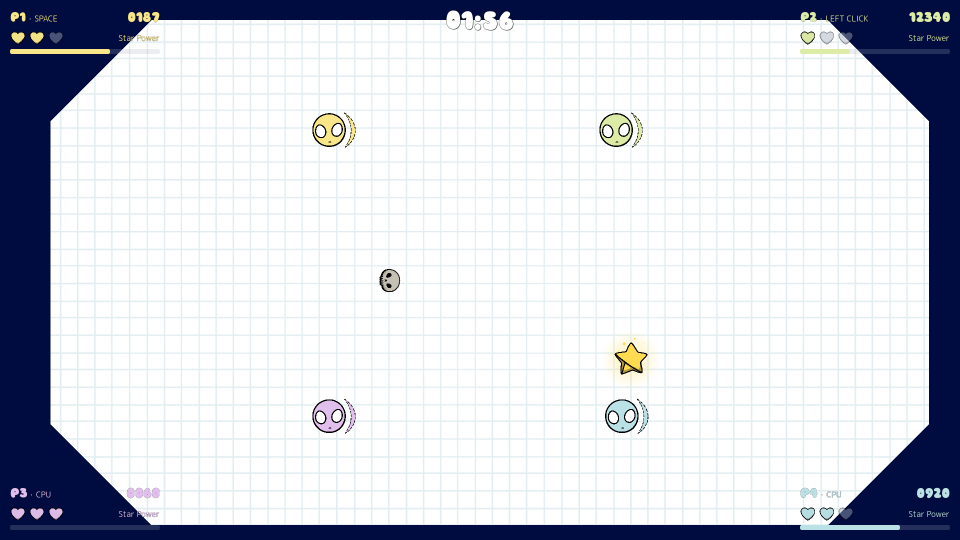
#> input picture docs/gameplay_hud/after/01_normal.png, 1920 x 1080 px, found by its file name (shown at 1/2 size)
$ python compare.py
#> lines starting #> are read from the running program, lines starting #| are printed output that depends on the picture
"""Place untouched gameplay screenshots beside each other; labels sit outside them."""
from pathlib import Path
from hashlib import sha256
from PIL import Image, ImageDraw, ImageFont

base = Path(__file__).resolve().parents[1]
font = ImageFont.truetype(str(base.parents[1] / 'HUD/MPLUSRounded1c.ttf'), 28)
checksums = []
for name in ('01_normal.png', '02_star_power.png', '03_hud.png'):
    paths = [base / phase / name for phase in ('before', 'after')]
    frames = [Image.open(path).convert('RGB') for path in paths]
#> frames = 2 items
    assert frames[0].size == frames[1].size == (1920, 1080)
    width, height = frames[0].size
#> width = 1920; height = 1080
    canvas = Image.new('RGB', (width * 2 + 16, height + 56), '#eeeae1')
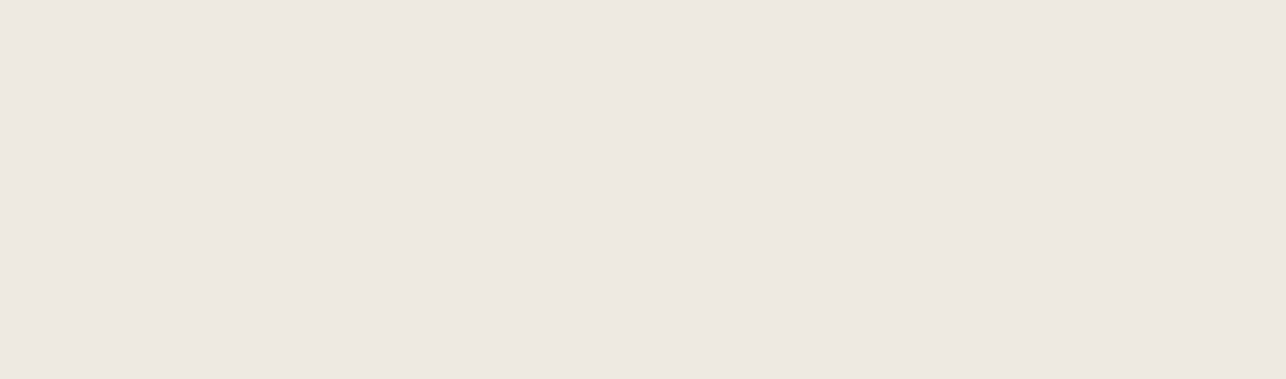
#> canvas: PIL image 3856x1136 RGB (shown at 1/3 size); mean R, G, B 238, 234, 225
    draw = ImageDraw.Draw(canvas)
    for index, (frame, label) in enumerate(zip(frames, ('BEFORE', 'AFTER'))):
        x = index * (width + 16)
        draw.text((x + 20, 8), label, font=font, fill='#171c30')
        canvas.paste(frame, (x, 56))
        assert canvas.crop((x, 56, x + width, 56 + height)).tobytes() == frame.tobytes()
#> this loop made 2 passes
#> (label, x) on passes 1 to 2: ('BEFORE', 0), ('AFTER', 1936)
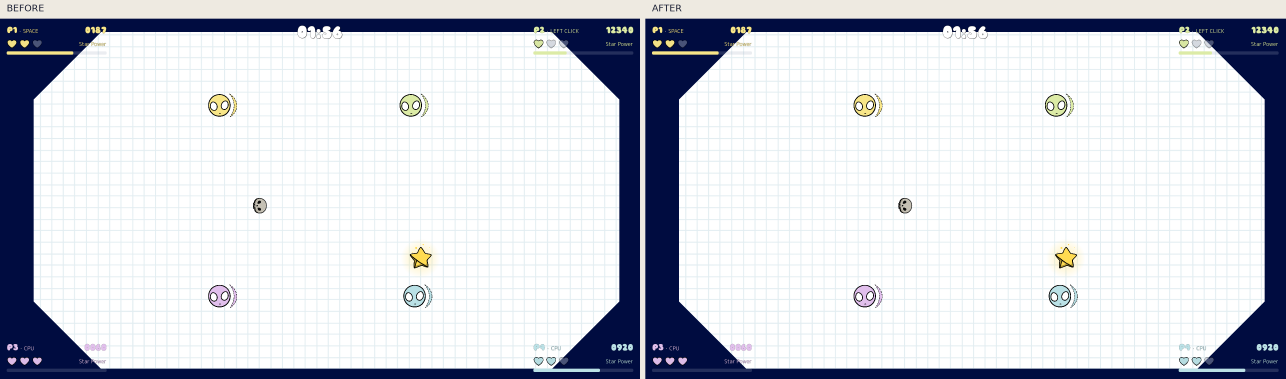
#> canvas: PIL image 3856x1136 RGB (shown at 1/3 size); mean R, G, B 206.5, 209.7, 217.8
    canvas.save(base / 'comparisons' / name)
    for path in paths:
        checksums.append(f'{sha256(path.read_bytes()).hexdigest()}  {path.relative_to(base)}')
#> pass 2 of the loop `for name in ('01_normal.png', '02_star_power.png', '03_hud.png'):`:
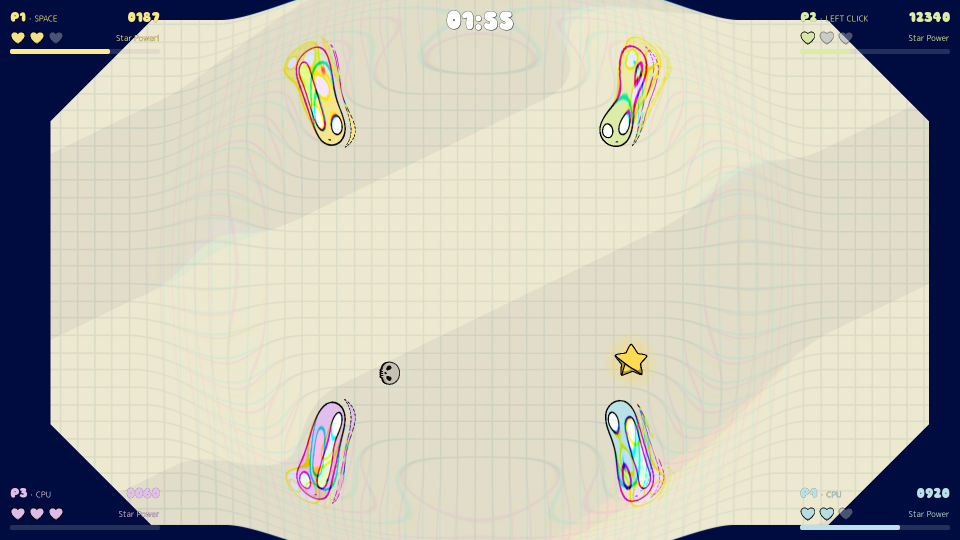
#> input picture docs/gameplay_hud/after/02_star_power.png, 1920 x 1080 px, found by its file name (shown at 1/2 size)
#> the loop `for index, (frame, label) in enumerate(zip(frames, ('BEFORE', 'AFTER')..` made 2 passes
#> after the loop `for index, (frame, label) in enumerate(zip(frames, ('BEFORE', 'AFTER')..`:
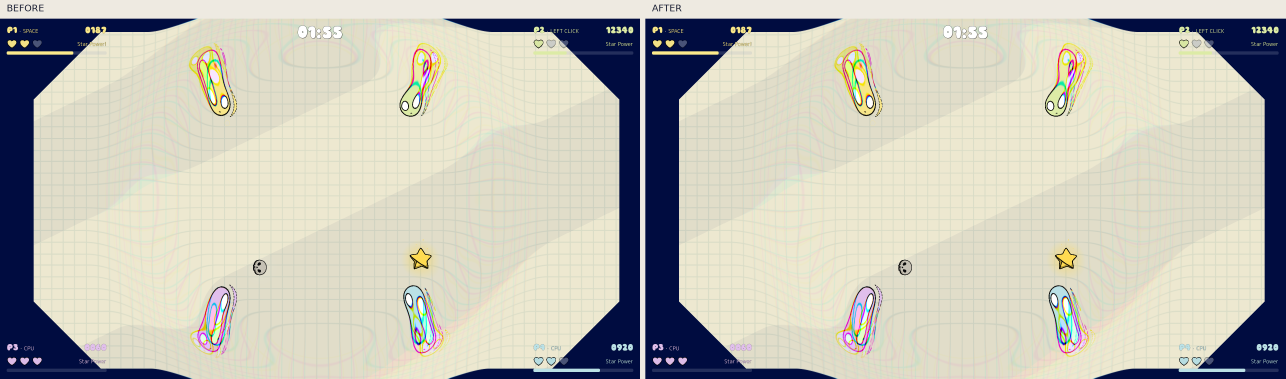
#> canvas: PIL image 3856x1136 RGB (shown at 1/3 size); mean R, G, B 194.8, 193.5, 182.7
#> pass 3 of the loop `for name in ('01_normal.png', '02_star_power.png', '03_hud.png'):`:
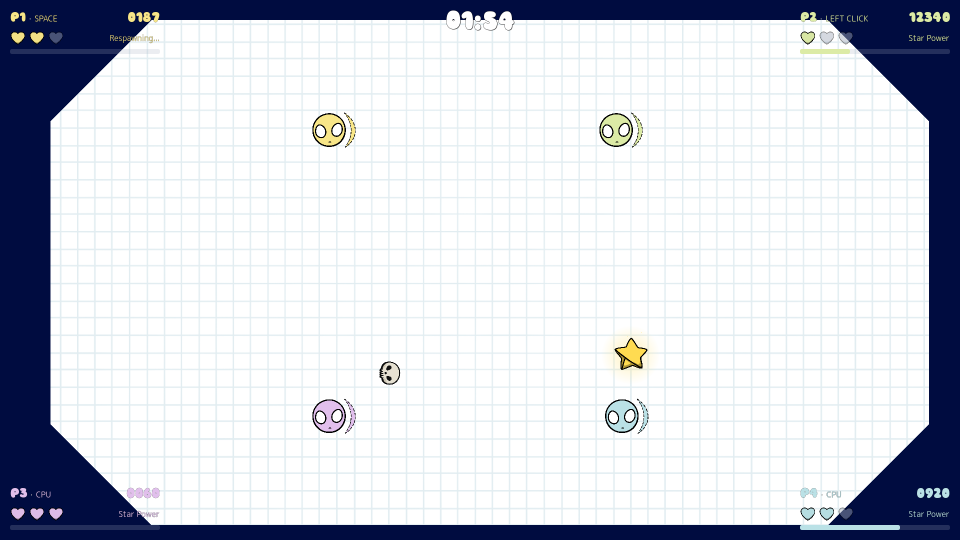
#> input picture docs/gameplay_hud/after/03_hud.png, 1920 x 1080 px, found by its file name (shown at 1/2 size)
#> after the loop `for index, (frame, label) in enumerate(zip(frames, ('BEFORE', 'AFTER')..`:
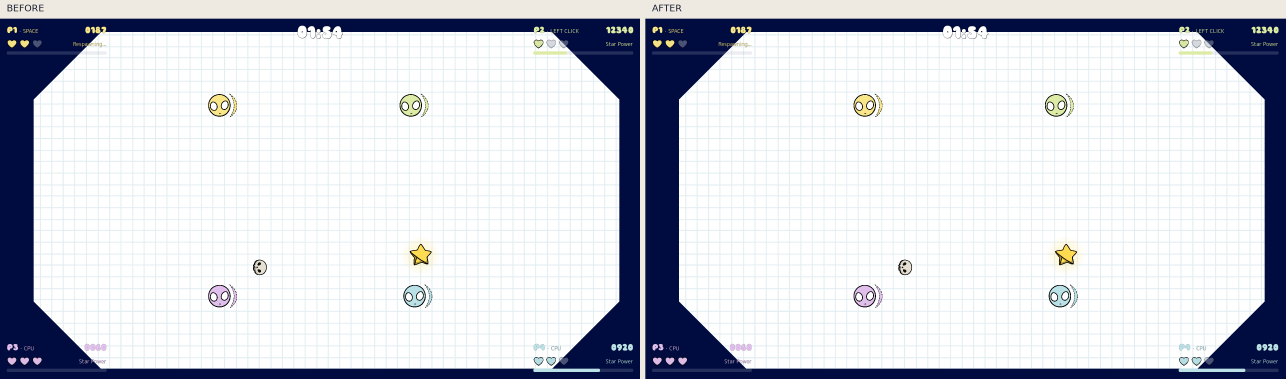
#> canvas: PIL image 3856x1136 RGB (shown at 1/3 size); mean R, G, B 206.4, 209.5, 217.8
(base / 'screenshots.sha256').write_text('\n'.join(checksums) + '\n')
